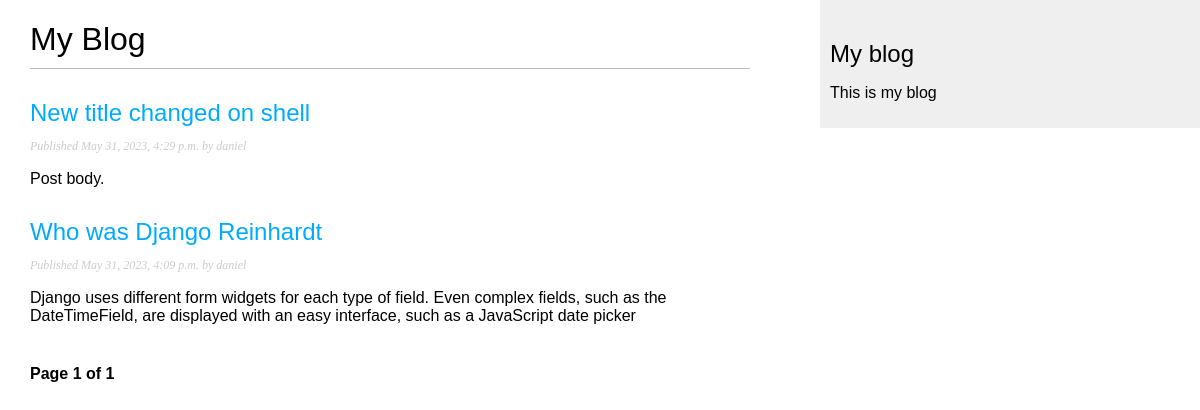
The page /blog/ on the database as committed earlier.
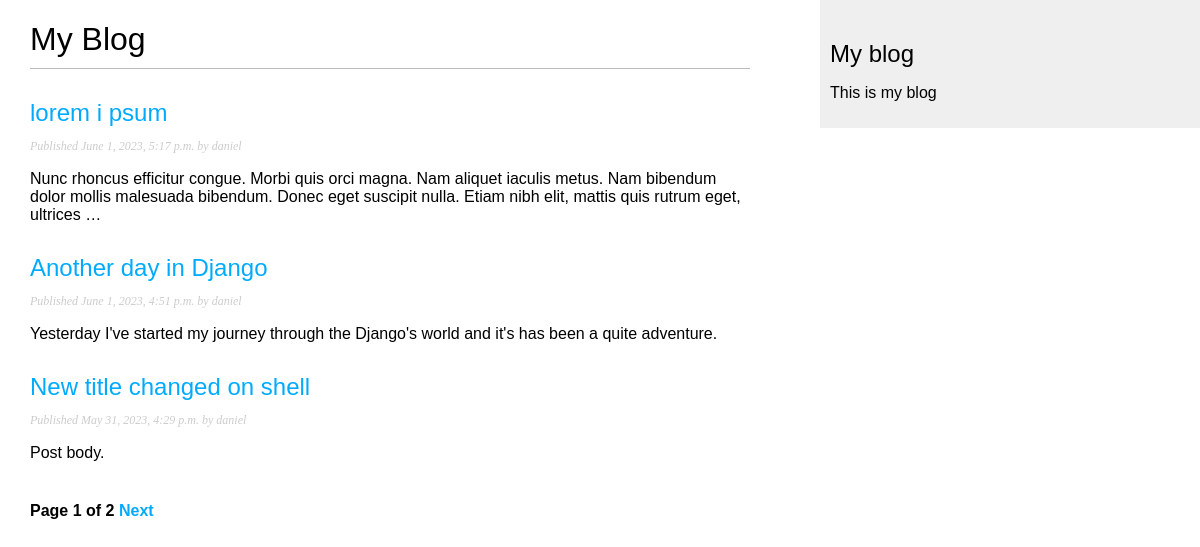
The same page on the database as committed later.
### blog/models.py (models this page shows, shortened)
class Post(models.Model):
    class Status(models.TextChoices):
        DRAFT = 'DF', 'Draft'
        PUBLISHED = 'PB', 'Published'
    title = models.CharField(max_length=250)  # Post title
    slug = models.SlugField(max_length=250,
                            unique_for_date='publish')  # Translate into a varchar column in the SQL
    author = models.ForeignKey(User,         # Criando uma relação many-to-one
                               on_delete=models.CASCADE,  # Vai deletar tudo que estiver relacionado ao author
                               related_name='blog_posts')  # Especificar a relação reversa de User to Post
    body = models.TextField()
    publish = models.DateTimeField(default=timezone.now)
    created = models.DateTimeField(auto_now_add=True)
    updated = models.DateTimeField(auto_now=True)
    status = models.CharField(max_length=2,
                              choices=Status.choices,
                              default=Status.DRAFT
                              )
    objects = models.Manager()
    published = PublishedManager()
    class Meta:  # Metadata
        ordering = ['-publish']  # Define a default order (newest to oldest)
        indexes = [
            models.Index(fields=['-publish']),
        ]
    def get_absolute_url(self):
        return reverse('blog:post_detail',
                       args=[self.publish.year,
                             self.publish.month,
                             self.publish.day,
                             self.slug])

### blog/views.py (the view)
# urls.py: path('', views.PostListView.as_view(), name='post_list'),
class PostListView(ListView):
    queryset = Post.published.all()
    context_object_name = 'posts'
    paginate_by = 3
    template_name = 'blog/post/list.html'  # Caminho inicia direto na pasta templates.

### blog/templates/blog/post/list.html (shortened to what this page needs)
{% extends "blog/base.html" %}
{% block content %}
<h1>My Blog</h1>
    {% for post in posts %}
        <h2>
            <a href="{{ post.get_absolute_url }}">
            {{ post.title }}
            </a>
        </h2>
        <p class="date">
            Published {{ post.publish }} by {{ post.author }}
        </p>
        {{ post.body|truncatewords:30|linebreaks }}
    {% endfor %}
    {% include "pagination.html" with page=page_obj %}
{% endblock %}

### blog/templates/blog/base.html (shortened to what this page needs)
{% load static %}
<!DOCTYPE html>
<html lang="en">
<head>
    <link href="{% static 'css/blog.css' %}" rel="stylesheet">
</head>
<body>
    <div id="content">
        {% block content %}
        {% endblock %}
    </div>
    <div id="sidebar">
        <h2>My blog</h2>
        <p>This is my blog</p>
    </div>
</body>
</html>

### blog/templates/pagination.html (shortened to what this page needs)
<div class="pagination">
  <span class="step-links">
    <span class="current">
      Page {{ page.number }} of {{ page.paginator.num_pages }}
    </span>
      {% if page.has_next %}
      <a href="?page={{ page.next_page_number }}">Next</a>
      {% endif %}
  </span>
</div>

### blog/static/css/blog.css (style rules this page uses)
body { margin:0; padding:0; font-family:helvetica, sans-serif; }
a { color:#00abff; text-decoration:none; }
h1 { font-weight:normal; border-bottom:1px solid #bbb; padding:0 0 10px 0; }
h2 { font-weight:normal; margin:30px 0 0; }
#content { float:left; width:60%; padding:0 0 0 30px; }
#sidebar { float:right; width:30%; padding:10px; background:#efefef; height:100%; }
p.date { color:#ccc; font-family: georgia, serif; font-size: 12px; font-style: italic; }
.pagination { margin:40px 0; font-weight:bold; }

Rows that differ between the two databases and show on the page:
no longer on this page (row unchanged): Post: title "Who was Django Reinhardt", publish "May 31, 2023, 4:09 p.m.", author "daniel", body "Django uses different form widgets for each type of field. Even complex fields, such as the DateTimeField, are displayed with an easy interface, such as a JavaScript date picker"
added Post: title "lorem i psum", publish "June 1, 2023, 5:17 p.m.", author "daniel", body "Nunc rhoncus efficitur congue. Morbi quis orci magna. Nam aliquet iaculis metus. Nam bibendum dolor mollis malesuada bibendum. Donec eget suscipit nulla. Etiam nibh elit, mattis quis rutrum eget, ultrices …"
added Post: title "Another day in Django", publish "June 1, 2023, 4:51 p.m.", author "daniel", body "Yesterday I've started my journey through the Django's world and it's has been a quite adventure."
Other text that changed with them:
{{ page.paginator.num_pages }}: "1" → "2"
text now shown: "Next"
